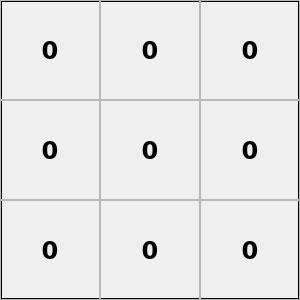
    <widget class="QFrame" name="frame_2">
     <property name="geometry">
      <rect>
       <x>0</x>
       <y>0</y>
       <width>300</width>
       <height>300</height>
      </rect>
     </property>
     <property name="frameShape">
      <enum>QFrame::Box</enum>
     </property>
     <property name="frameShadow">
      <enum>QFrame::Plain</enum>
     </property>
     <property name="lineWidth">
      <number>2</number>
     </property>
     <widget class="QFrame" name="frame_11">
      <property name="geometry">
       <rect>
        <x>0</x>
        <y>0</y>
        <width>100</width>
        <height>100</height>
       </rect>
      </property>
      <property name="frameShape">
       <enum>QFrame::StyledPanel</enum>
      </property>
      <property name="frameShadow">
       <enum>QFrame::Raised</enum>
      </property>
      <widget class="QPushButton" name="grid_00">
       <property name="geometry">
        <rect>
         <x>0</x>
         <y>0</y>
         <width>100</width>
         <height>100</height>
        </rect>
       </property>
       <property name="font">
        <font>
         <family>DejaVu Sans</family>
         <pointsize>18</pointsize>
         <weight>75</weight>
         <bold>true</bold>
        </font>
       </property>
       <property name="text">
        <string>0</string>
       </property>
       <property name="flat">
        <bool>true</bool>
       </property>
      </widget>
     </widget>
     <widget class="QFrame" name="frame_12">
      <property name="geometry">
       <rect>
        <x>100</x>
        <y>0</y>
        <width>100</width>
        <height>100</height>
       </rect>
      </property>
      <property name="frameShape">
       <enum>QFrame::StyledPanel</enum>
      </property>
      <property name="frameShadow">
       <enum>QFrame::Raised</enum>
      </property>
      <widget class="QPushButton" name="grid_01">
       <property name="geometry">
        <rect>
         <x>0</x>
         <y>0</y>
         <width>100</width>
         <height>100</height>
        </rect>
       </property>
       <property name="font">
        <font>
         <family>DejaVu Sans</family>
         <pointsize>18</pointsize>
         <weight>75</weight>
         <bold>true</bold>
        </font>
       </property>
       <property name="text">
        <string>0</string>
       </property>
       <property name="flat">
        <bool>true</bool>
       </property>
      </widget>
     </widget>
     <widget class="QFrame" name="frame_13">
      <property name="geometry">
       <rect>
        <x>200</x>
        <y>0</y>
        <width>100</width>
        <height>100</height>
       </rect>
      </property>
      <property name="frameShape">
       <enum>QFrame::StyledPanel</enum>
      </property>
      <property name="frameShadow">
       <enum>QFrame::Raised</enum>
      </property>
      <widget class="QPushButton" name="grid_02">
       <property name="geometry">
        <rect>
         <x>0</x>
         <y>0</y>
         <width>100</width>
         <height>100</height>
        </rect>
       </property>
       <property name="font">
        <font>
         <family>DejaVu Sans</family>
         <pointsize>18</pointsize>
         <weight>75</weight>
         <bold>true</bold>
        </font>
       </property>
       <property name="text">
        <string>0</string>
       </property>
       <property name="flat">
        <bool>true</bool>
       </property>
      </widget>
     </widget>
     <widget class="QFrame" name="frame_14">
      <property name="geometry">
       <rect>
        <x>0</x>
        <y>100</y>
        <width>100</width>
        <height>100</height>
       </rect>
      </property>
      <property name="frameShape">
       <enum>QFrame::StyledPanel</enum>
      </property>
      <property name="frameShadow">
       <enum>QFrame::Raised</enum>
      </property>
      <widget class="QPushButton" name="grid_09">
       <property name="geometry">
        <rect>
         <x>0</x>
         <y>0</y>
         <width>100</width>
         <height>100</height>
        </rect>
       </property>
       <property name="font">
        <font>
         <family>DejaVu Sans</family>
         <pointsize>18</pointsize>
         <weight>75</weight>
         <bold>true</bold>
        </font>
       </property>
       <property name="text">
        <string>0</string>
       </property>
       <property name="flat">
        <bool>true</bool>
       </property>
      </widget>
     </widget>
     <widget class="QFrame" name="frame_15">
      <property name="geometry">
       <rect>
        <x>100</x>
        <y>100</y>
        <width>100</width>
        <height>100</height>
       </rect>
      </property>
      <property name="frameShape">
       <enum>QFrame::StyledPanel</enum>
      </property>
      <property name="frameShadow">
       <enum>QFrame::Raised</enum>
      </property>
      <widget class="QPushButton" name="grid_10">
       <property name="geometry">
        <rect>
         <x>0</x>
         <y>0</y>
         <width>100</width>
         <height>100</height>
        </rect>
       </property>
       <property name="font">
        <font>
         <family>DejaVu Sans</family>
         <pointsize>18</pointsize>
         <weight>75</weight>
         <bold>true</bold>
        </font>
       </property>
       <property name="text">
        <string>0</string>
       </property>
       <property name="flat">
        <bool>true</bool>
       </property>
      </widget>
     </widget>
     <widget class="QFrame" name="frame_16">
      <property name="geometry">
       <rect>
        <x>200</x>
        <y>100</y>
        <width>100</width>
        <height>100</height>
       </rect>
      </property>
      <property name="frameShape">
       <enum>QFrame::StyledPanel</enum>
      </property>
      <property name="frameShadow">
       <enum>QFrame::Raised</enum>
      </property>
      <widget class="QPushButton" name="grid_11">
       <property name="geometry">
        <rect>
         <x>0</x>
         <y>0</y>
         <width>100</width>
         <height>100</height>
        </rect>
       </property>
       <property name="font">
        <font>
         <family>DejaVu Sans</family>
         <pointsize>18</pointsize>
         <weight>75</weight>
         <bold>true</bold>
        </font>
       </property>
       <property name="text">
        <string>0</string>
       </property>
       <property name="flat">
        <bool>true</bool>
       </property>
      </widget>
     </widget>
     <widget class="QFrame" name="frame_17">
      <property name="geometry">
       <rect>
        <x>0</x>
        <y>200</y>
        <width>100</width>
        <height>100</height>
       </rect>
      </property>
      <property name="frameShape">
       <enum>QFrame::StyledPanel</enum>
      </property>
      <property name="frameShadow">
       <enum>QFrame::Raised</enum>
      </property>
      <widget class="QPushButton" name="grid_18">
       <property name="geometry">
        <rect>
         <x>0</x>
         <y>0</y>
         <width>100</width>
         <height>100</height>
        </rect>
       </property>
       <property name="font">
        <font>
         <family>DejaVu Sans</family>
         <pointsize>18</pointsize>
         <weight>75</weight>
         <bold>true</bold>
        </font>
       </property>
       <property name="text">
        <string>0</string>
       </property>
       <property name="flat">
        <bool>true</bool>
       </property>
      </widget>
     </widget>
     <widget class="QFrame" name="frame_18">
      <property name="geometry">
       <rect>
        <x>100</x>
        <y>200</y>
        <width>100</width>
        <height>100</height>
       </rect>
      </property>
      <property name="frameShape">
       <enum>QFrame::StyledPanel</enum>
      </property>
      <property name="frameShadow">
       <enum>QFrame::Raised</enum>
      </property>
      <widget class="QPushButton" name="grid_19">
       <property name="geometry">
        <rect>
         <x>0</x>
         <y>0</y>
         <width>100</width>
         <height>100</height>
        </rect>
       </property>
       <property name="font">
        <font>
         <family>DejaVu Sans</family>
         <pointsize>18</pointsize>
         <weight>75</weight>
         <bold>true</bold>
        </font>
       </property>
       <property name="text">
        <string>0</string>
       </property>
       <property name="flat">
        <bool>true</bool>
       </property>
      </widget>
     </widget>
     <widget class="QFrame" name="frame_19">
      <property name="geometry">
       <rect>
        <x>200</x>
        <y>200</y>
        <width>100</width>
        <height>100</height>
       </rect>
      </property>
      <property name="frameShape">
       <enum>QFrame::StyledPanel</enum>
      </property>
      <property name="frameShadow">
       <enum>QFrame::Raised</enum>
      </property>
      <widget class="QPushButton" name="grid_20">
       <property name="geometry">
        <rect>
         <x>0</x>
         <y>0</y>
         <width>100</width>
         <height>100</height>
        </rect>
       </property>
       <property name="font">
        <font>
         <family>DejaVu Sans</family>
         <pointsize>18</pointsize>
         <weight>75</weight>
         <bold>true</bold>
        </font>
       </property>
       <property name="text">
        <string>0</string>
       </property>
       <property name="flat">
        <bool>true</bool>
       </property>
      </widget>
     </widget>
    </widget>
